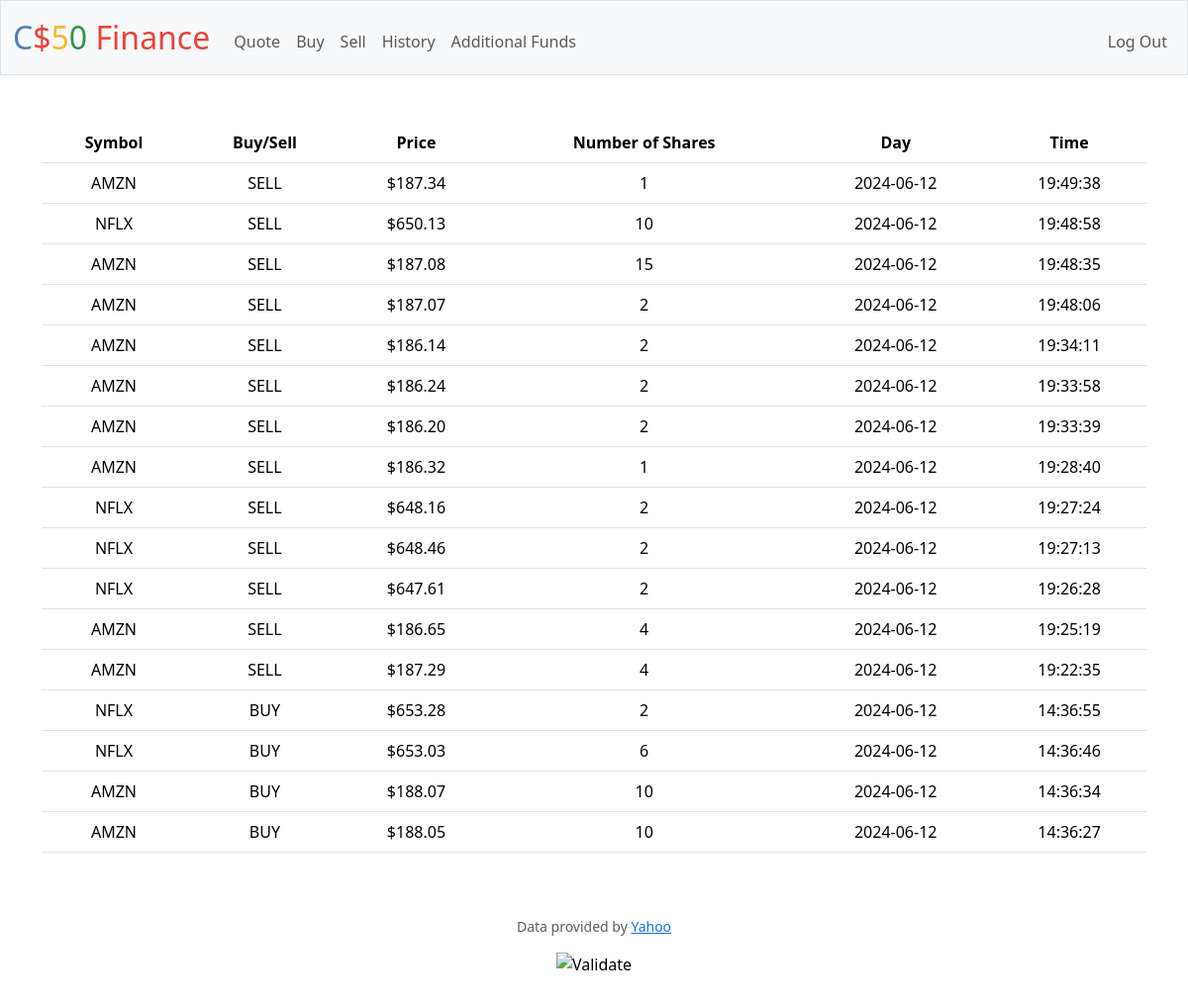
Screenshot of /history (signed in) with the database file from the repository.
### tables this page shows
CREATE TABLE transactions (
 id INTEGER PRIMARY KEY AUTOINCREMENT NOT NULL,
 user_id INTEGER,
 timestamp TEXT DEFAULT CURRENT_TIMESTAMP,
 amount_of_shares INTEGER NOT NULL,
 price FLOAT NOT NULL,
 total_price FLOAT NOT NULL, 'symbol' TEXT, 'transaction_type' TEXT NOT NULL DEFAULT 'BUY',
 FOREIGN KEY(user_id) REFERENCES users(id)
);

### app.py (the view)
@app.route("/history")
@login_required
def history():
    if request.method == "GET":
        symbol = db.execute("""SELECT symbol, timestamp, DATE(timestamp) AS day, TIME(timestamp) AS time, transaction_type, price, amount_of_shares
                            FROM transactions
                            WHERE user_id = ?
                            UNION
                            SELECT symbol, timestamp, DATE(timestamp) AS day, TIME(timestamp) AS time, transaction_type, price, amount_of_shares_sold
                            FROM sells
                            WHERE user_id = ?
                            ORDER BY timestamp DESC""",
                            session["user_id"], session["user_id"])
    return render_template("history.html", symbol=symbol)

### app.py (called while the page is built)
@app.after_request
def after_request(response):
    response.headers["Cache-Control"] = "no-cache, no-store, must-revalidate"
    response.headers["Expires"] = 0
    response.headers["Pragma"] = "no-cache"
    return response

### helpers.py (called while the page is built)
def login_required(f):
    @wraps(f)
    def decorated_function(*args, **kwargs):
        if session.get("user_id") is None:
            return redirect("/login")
        return f(*args, **kwargs)
    return decorated_function

def usd(value):
    return f"${value:,.2f}"

### templates/history.html (shortened to what this page needs)
{% extends "layout.html" %}
{% block main %}
    <div>
        <table class = "table">
            <thead>
                <tr>
                    <th scope = "col">Symbol</th>
                    <th scope = "col">Buy/Sell</th>
                    <th scope = "col">Price</th>
                    <th scope = "col">Number of Shares</th>
                    <th scope = "col">Day</th>
                    <th scope = "col">Time</th>
                </tr>
            </thead>
            <tbody>
                {%for i in range(symbol|length)%}
                <tr>
                    <td>{{symbol[i]['symbol']}}</td>
                    <td>{{symbol[i]['transaction_type']}}</td>
                    <td>{{symbol[i]['price'] | usd}}</td>
                    <td>{{symbol[i]['amount_of_shares']}}</td>
                    <td>{{symbol[i]['day']}}</td>
                    <td>{{symbol[i]['time']}}</td>
                </tr>
                {%endfor%}
            </tbody>
        </table>
    </div>
{% endblock %}

### templates/layout.html (shortened to what this page needs)
<!DOCTYPE html>
<html lang="en">
    <head>
        <link href="https://cdn.jsdelivr.net/npm/bootstrap@5.3.3/dist/css/bootstrap.min.css" rel="stylesheet">
        <link href="/static/styles.css" rel="stylesheet">
    </head>
    <body>
        <nav class="bg-light border navbar navbar-expand-md navbar-light">
            <div class="container-fluid">
                <a class="navbar-brand" href="/CS50/PY_Code/finance/static"><span class="blue">C</span><span class="red">$</span><span class="yellow">5</span><span class="green">0</span> <span class="red">Finance</span></a>
                <div class="collapse navbar-collapse" id="navbar">
                    {% if session["user_id"] %}
                        <ul class="navbar-nav me-auto mt-2">
                            <li class="nav-item"><a class="nav-link" href="/quote">Quote</a></li>
                            <li class="nav-item"><a class="nav-link" href="/buy">Buy</a></li>
                            <li class="nav-item"><a class="nav-link" href="/sell">Sell</a></li>
                            <li class="nav-item"><a class="nav-link" href="/history">History</a></li>
                            <li class="nav-item"><a class="nav-link" href="/funds">Additional Funds</a></li>
                        </ul>
                        <ul class="navbar-nav ms-auto mt-2">
                            <li class="nav-item"><a class="nav-link" href="/logout">Log Out</a></li>
                        </ul>
                    {% else %}
                        <ul class="navbar-nav ms-auto mt-2">
                            <li class="nav-item"><a class="nav-link" href="/register">Register</a></li>
                            <li class="nav-item"><a class="nav-link" href="/login">Log In</a></li>
                        </ul>
                    {% endif %}
                </div>
            </div>
        </nav>
        <main class="container py-5 text-center">
            {% block main %}{% endblock %}
        </main>
        <footer class="mb-5">
            <p class="mb-3 small text-center text-muted">
                Data provided by <a href="https://finance.yahoo.com/">Yahoo</a>
            </p>
            <form action="https://validator.w3.org/check" class="text-center" enctype="multipart/form-data" method="post" target="_blank">
                <input alt="Validate" src="/static/I_heart_validator.png" type="image">
            </form>
        </footer>
    </body>
</html>

### static/styles.css (style rules this page uses)
nav .navbar-brand { font-size: xx-large; }
nav .navbar-brand .blue { color: #537fbe; }
nav .navbar-brand .red { color: #ea433b; }
nav .navbar-brand .yellow { color: #f5b82e; }
nav .navbar-brand .green { color: #2e944b; }
.table > tbody > tr > td, .table > thead > tr > th { color: black; }

### rows the page displays
transactions: symbol "NFLX", transaction_type "BUY", price "$653.28", amount_of_shares "2"
transactions: symbol "NFLX", transaction_type "BUY", price "$653.03", amount_of_shares "6"
transactions: symbol "AMZN", transaction_type "BUY", price "$188.07", amount_of_shares "10"
transactions: symbol "AMZN", transaction_type "BUY", price "$188.05", amount_of_shares "10"

### other values shown
{{ symbol[i]['symbol'] }} "AMZN" "NFLX" "AMZN" "AMZN" "AMZN" "AMZN" "AMZN" "AMZN" "NFLX" "NFLX" "NFLX" "AMZN" "AMZN"
{{ symbol[i]['transaction_type'] }} "SELL" "SELL" "SELL" "SELL" "SELL" "SELL" "SELL" "SELL" "SELL" "SELL" "SELL" "SELL" "SELL"
{{ symbol[i]['price'] | usd }} "$187.34" "$650.13" "$187.08" "$187.07" "$186.14" "$186.24" "$186.20" "$186.32" "$648.16" "$648.46" "$647.61" "$186.65" "$187.29"
{{ symbol[i]['amount_of_shares'] }} "1" "10" "15" "2" "2" "2" "2" "1" "2" "2" "2" "4" "4"
{{ symbol[i]['day'] }} "2024-06-12" "2024-06-12" "2024-06-12" "2024-06-12" "2024-06-12" "2024-06-12" "2024-06-12" "2024-06-12" "2024-06-12" "2024-06-12" "2024-06-12" "2024-06-12" "2024-06-12" "2024-06-12" "2024-06-12" "2024-06-12" "2024-06-12"
{{ symbol[i]['time'] }} "19:49:38" "19:48:58" "19:48:35" "19:48:06" "19:34:11" "19:33:58" "19:33:39" "19:28:40" "19:27:24" "19:27:13" "19:26:28" "19:25:19" "19:22:35" "14:36:55" "14:36:46" "14:36:34" "14:36:27"
